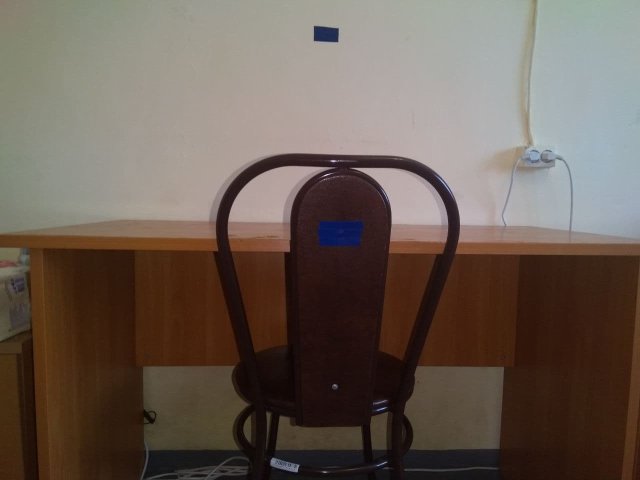
#> input picture data/1.jpg, 1280 x 960 px (shown at 1/2 size)
$ python src.py   (older library calls are emulated)
#> lines starting #> are read from the running program, lines starting #| are printed output that depends on the picture; after the words box and inside, x2 and y2 are one past the last pixel; in counts of white or black regions, pixels touching at a corner belong together; long printed decimals are rounded
import matplotlib.pyplot as plt
import numpy as np
from skimage.color import rgb2gray
import cv2
from scipy.ndimage.morphology import binary_fill_holes
from skimage.morphology import binary_opening, binary_closing, binary_erosion
from skimage import measure
from skimage.segmentation import watershed
from skimage.color import label2rgb
from skimage.feature import canny
from skimage.filters import sobel, threshold_local
from math import atan, pi, sqrt

# В первую очередь необходимо обнаружить на изображении метки. Воспльзуемся для этого фильтрацией по цвету,
# т.к. метки синего цвета.

img = cv2.imread('data/1.jpg')
#> img is the input picture: shape (960, 1280, 3); mean B, G, R 84.2, 93.7, 106.7

BLUE_MIN = np.array([108, 65, 65],np.uint8) # Значение границ синего в
BLUE_MAX = np.array([125, 255, 255],np.uint8) # цветовой гамме HSV

hsv_img = cv2.cvtColor(img,cv2.COLOR_BGR2HSV)
#> hsv_img: shape (960, 1280, 3); mean H, S, V 33.2, 93.9, 108.9

frame_threshed = cv2.inRange(hsv_img, BLUE_MIN, BLUE_MAX)
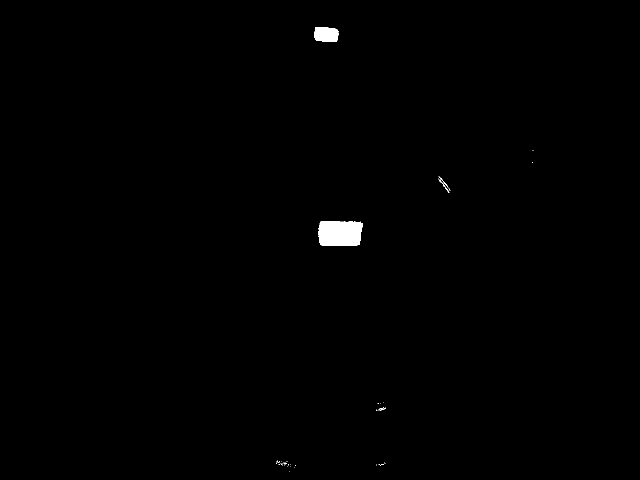
#> frame_threshed: shape (960, 1280) (shown at 1/2 size); 0.45% white; 43 white regions (39 under 20 px), largest, box (x1, y1, x2, y2) and area: (637, 443, 726, 492) 4008, (630, 54, 677, 84) 1226, (876, 357, 899, 385) 63, (877, 353, 901, 382) 55

mask = binary_opening(frame_threshed, selem=np.ones((18, 21))) # Удаляем шумы
#> mask: shape (960, 1280) bool; 0.41% white; 2 white regions, box (x1, y1, x2, y2) and area: (638, 443, 723, 491) 3933, (630, 56, 675, 82) 1125
plt.imshow(mask)

# Далее из меток получим информацию о том, как близко находится стул к столу и о том, какими координатами обладает
# метка, находящаяся на стуле.

NEAR_ATTITIDE = 3.5  # Отношение площадей меток в случае, когда стул рядом со столом
TAGS_NUMBER = 2


def find_rect_square(contour):  # Нахождение площади по контуру
    cont_x = [i for _, i in contour]
    cont_y = [j for j, _ in contour]

    weidth = max(cont_x) - min(cont_x)

    height = max(cont_y) - min(cont_y)

    return weidth * height


def find_midl_coords(contour):  # Нахождение координат и размеров метки по контуру
    cont_x = [i for _, i in contour]
    cont_y = [j for j, _ in contour]

    x = (max(cont_x), min(cont_x))
    y = (max(cont_y), min(cont_y))
    weidth = x[0] - x[1]
    height = y[0] - y[1]
    return (int((x[0] + x[1]) / 2), int((y[0] + y[1]) / 2), weidth, height)


contours = measure.find_contours(mask)
#> contours = 2 point arrays, longest 267 points
if len(contours) == TAGS_NUMBER:
    m_1 = find_rect_square(contours[0])
#> in find_rect_square, `cont_x = [i for _, i in contour]`: cont_x = 143 values, max 674.5 at index 98, min 629.5 at index 26, mean 651.8
#> in find_rect_square, `cont_y = [j for j, _ in contour]`: cont_y = 143 values, max 81.5 at index 0, min 55.5 at index 50, mean 68.53
#> in find_rect_square, `weidth = max(cont_x) - min(cont_x)`: weidth = 45
#> in find_rect_square, `height = max(cont_y) - min(cont_y)`: height = 26
#> m_1 = 1170
    m_2 = find_rect_square(contours[1])
#> m_2 = 4080
    attitude = ((m_2 / m_1) / NEAR_ATTITIDE) ** 0.5
#> attitude = 0.998

    point_x, point_y, weidth, height = find_midl_coords(contours[1])
#> in find_midl_coords, `cont_x = [i for _, i in contour]`: cont_x = 267 values, max 722.5 at index 213, min 637.5 at index 90, mean 679.9
#> in find_midl_coords, `cont_y = [j for j, _ in contour]`: cont_y = 267 values, max 490.5 at index 0, min 442.5 at index 128, mean 466.5
#> in find_midl_coords, `x = (max(cont_x), min(cont_x))`: x = (722.5, 637.5)
#> in find_midl_coords, `y = (max(cont_y), min(cont_y))`: y = (490.5, 442.5)
#> in find_midl_coords, `weidth = x[0] - x[1]`: weidth = 85
#> in find_midl_coords, `height = y[0] - y[1]`: height = 48
#> point_x = 680; point_y = 466; weidth = 85; height = 48

    print(attitude)
#| 0.9982
else:
    print("Метки не найдены")


# Если мы нашли метки, то двигаемся дальше. Следующим шагом найдем ширину и высоту стола. Для этого воспользуемся
# грубым фильтром по цвету и найдем высоту. А дальше воспользуемся фильтром canny и sobel, для нахождения границ
# объектов на изображении и оттуда найдем ширину стола.


fig, ax = plt.subplots(1, 3, figsize=(120, 60))

matchimg = rgb2gray(img)  # детекторы границ по умолчанию работают с одним каналом
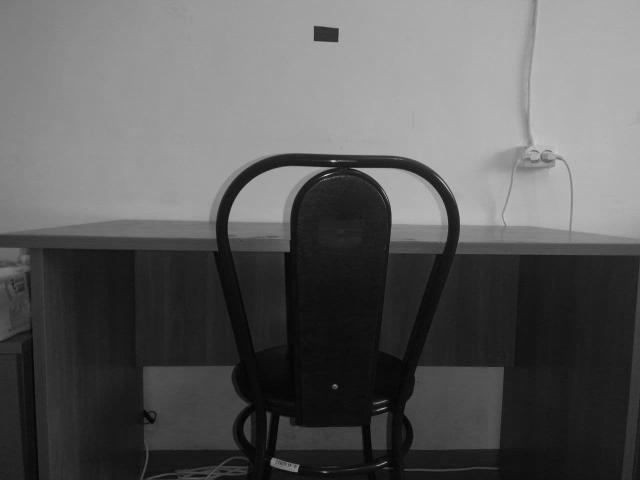
#> matchimg: shape (960, 1280) float64 (shown at 1/2 size); min 0.00198, max 0.98, mean 0.363

TABLE_MIN = np.array([0, 100, 0])  # HSV значения для грубого нахождения
TABLE_MAX = np.array([20, 220, 200])  # стола

hsv_img = cv2.cvtColor(img, cv2.COLOR_BGR2HSV)

frame_threshed = cv2.inRange(hsv_img, TABLE_MIN, TABLE_MAX)
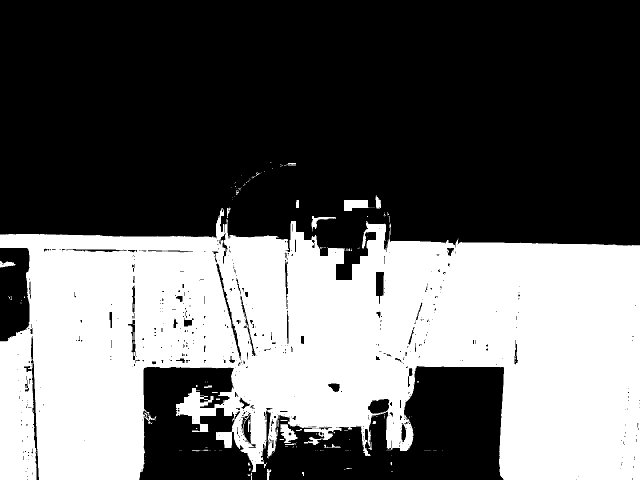
#> frame_threshed: shape (960, 1280) (shown at 1/2 size); 39.8% white; 170 white regions (147 under 20 px), largest, box (x1, y1, x2, y2) and area: (0, 416, 1280, 960) 485559, (688, 400, 738, 422) 866, (560, 848, 596, 886) 710
mask = binary_opening(frame_threshed, selem=np.ones((3, 3)))
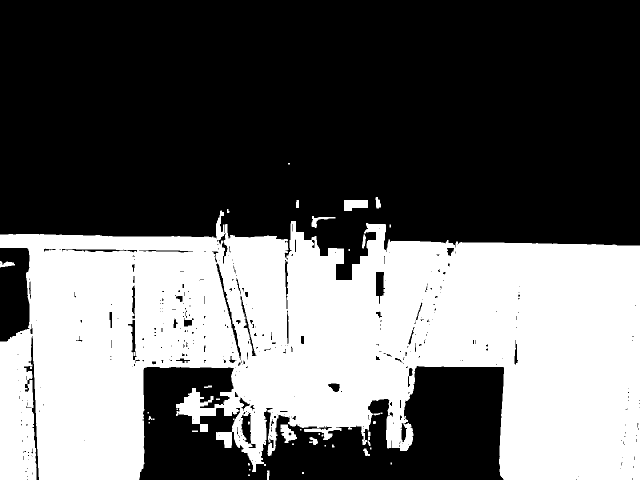
#> mask: shape (960, 1280) bool (shown at 1/2 size); 39.6% white; 44 white regions (21 under 20 px), largest, box (x1, y1, x2, y2) and area: (0, 421, 1280, 960) 482801, (688, 400, 736, 422) 864, (561, 849, 594, 886) 680
mask = binary_closing(mask, selem=np.ones((10, 10)))
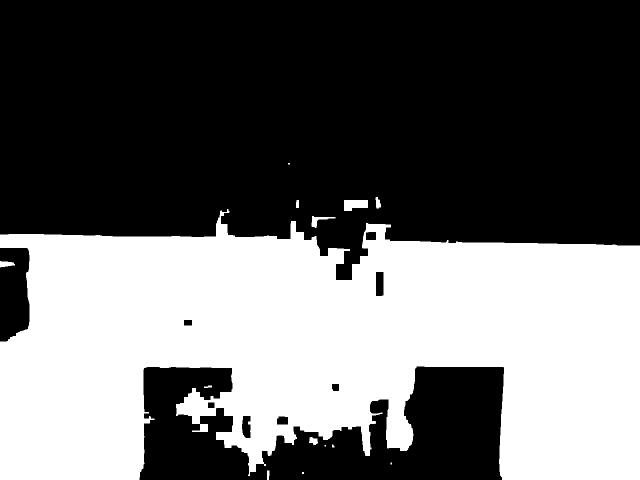
#> mask: shape (960, 1280) bool (shown at 1/2 size); 40.7% white; 14 white regions (4 under 20 px), largest, box (x1, y1, x2, y2) and area: (0, 418, 1280, 960) 498298, (688, 400, 736, 422) 864, (623, 432, 671, 456) 383

# Найдем высоту стола, как максимальную высоту на маске
table_height = 0
i_max = 0
for j in range(len(mask[0])):
    counter = 0
    for i in range(len(mask)):
        if mask[i][j]:
            counter += 1
        else:
            if table_height < counter:
                table_height = counter
                i_max = i
            counter = 0
#> after the loop, i_max = 955; table_height = 482

table_weight = 0

canny_edge_map = binary_closing(canny(matchimg, sigma=2.5), selem=np.ones((4, 4)))
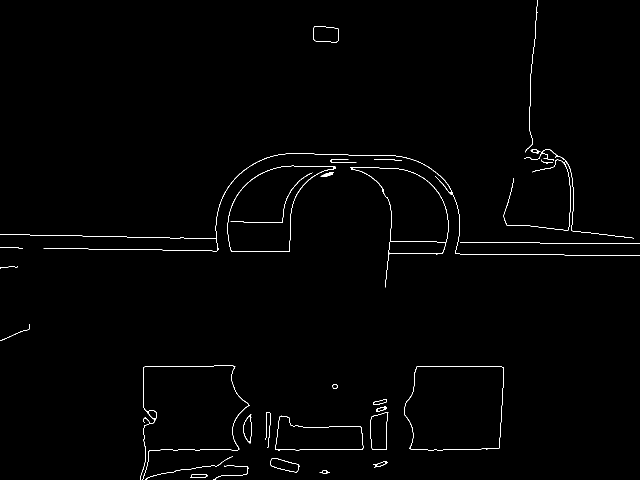
#> canny_edge_map: shape (960, 1280) bool (shown at 1/2 size); 0.8% white in thin lines or dots

# поставим маркеры фона и объекта
markers = np.zeros_like(matchimg)
markers[0:10, 0:10] = 1  # маркеры фона
markers[binary_erosion(canny_edge_map) > 0] = 2  # маркеры объекта - точки, находящиеся заведомо внутри

sobel_gradient = sobel(matchimg)
#> (the run stopped early here; a loop or call above may not have finished)

$ run again, with data/10.jpg copied over data/1.jpg
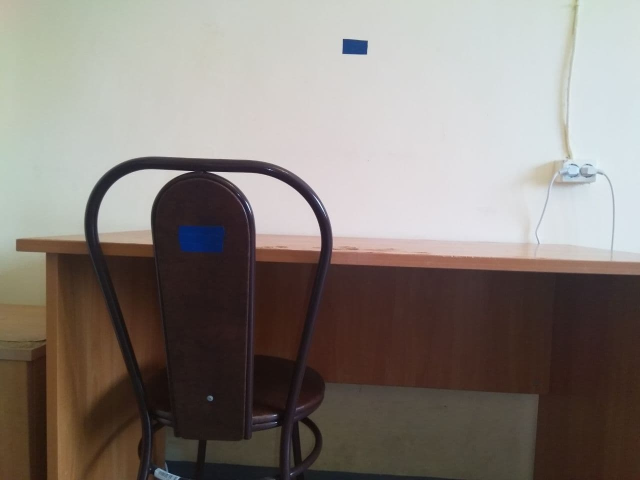
#> input picture data/10.jpg, 1280 x 960 px (shown at 1/2 size)
#> img is the input picture: shape (960, 1280, 3); mean B, G, R 121.7, 127.5, 135.2
#> hsv_img: shape (960, 1280, 3); mean H, S, V 52.1, 58.8, 138.1
#> contours = 1 point arrays, longest 283 points
#> `mask = binary_closing(mask, selem=np.ones((10, 10)))`:
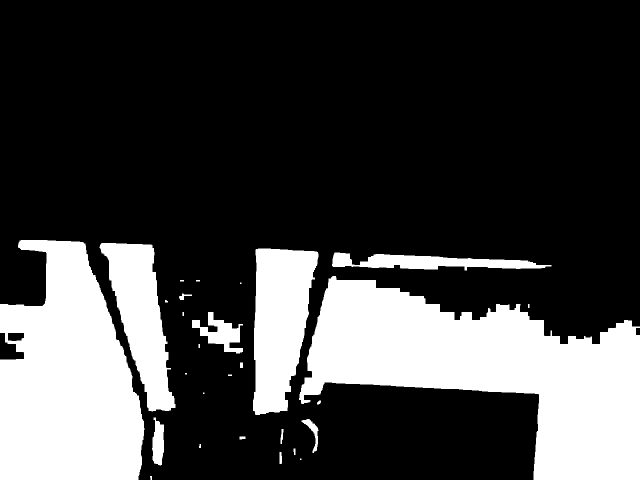
#> mask: shape (960, 1280) bool (shown at 1/2 size); 25.8% white; 28 white regions (4 under 20 px), largest, box (x1, y1, x2, y2) and area: (598, 552, 1280, 960) 141512, (0, 480, 289, 960) 103618, (506, 497, 637, 830) 31255
#> after the loop `for j in range(len(mask[0])):`: i_max = 822; table_height = 333
#> `canny_edge_map = binary_closing(canny(matchimg, sigma=2.5), selem=np.o..`:
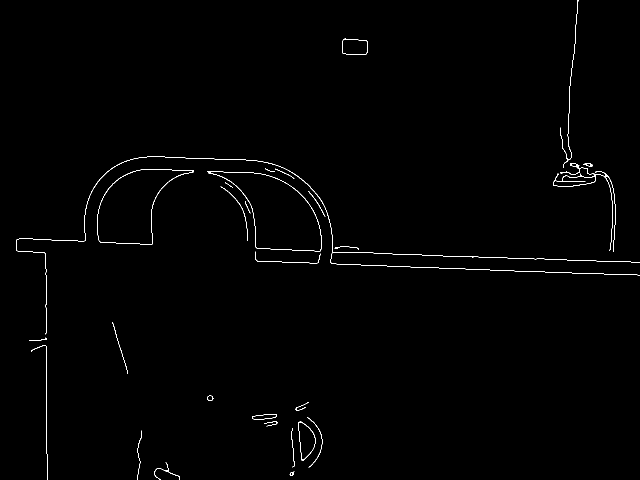
#> canny_edge_map: shape (960, 1280) bool (shown at 1/2 size); 0.6% white in thin lines or dots

$ run again, with data/11.jpg copied over data/1.jpg
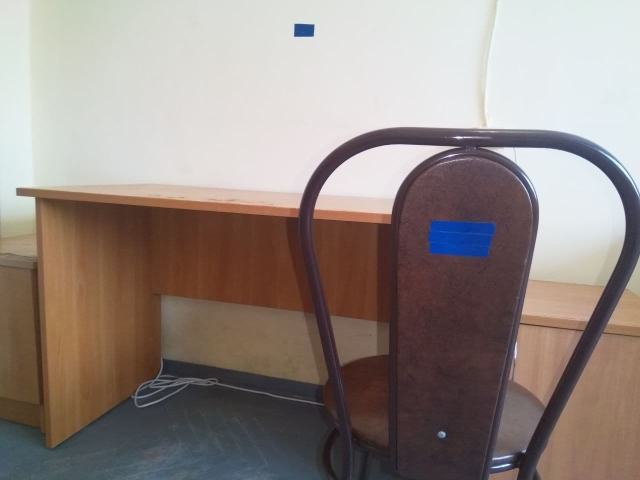
#> input picture data/11.jpg, 1280 x 960 px (shown at 1/2 size)
#> img is the input picture: shape (960, 1280, 3); mean B, G, R 131.2, 136.4, 148
#> hsv_img: shape (960, 1280, 3); mean H, S, V 67.8, 57.1, 152.3
#> contours = 2 point arrays, longest 423 points
#> in find_rect_square, `cont_x = [i for _, i in contour]`: cont_x = 197 values, max 1198.5 at index 176, min 1139.5 at index 77, mean 1169.3
#> in find_rect_square, `cont_y = [j for j, _ in contour]`: cont_y = 197 values, max 321.5 at index 0, min 282.5 at index 100, mean 302
#> in find_rect_square, `weidth = max(cont_x) - min(cont_x)`: weidth = 59
#> in find_rect_square, `height = max(cont_y) - min(cont_y)`: height = 39
#> m_1 = 2301
#> m_2 = 10260
#> attitude = 1.13
#> in find_midl_coords, `cont_x = [i for _, i in contour]`: cont_x = 423 values, max 990.5 at index 338, min 855.5 at index 152, mean 923
#> in find_midl_coords, `cont_y = [j for j, _ in contour]`: cont_y = 423 values, max 515.5 at index 0, min 439.5 at index 204, mean 476.2
#> x = (990.5, 855.5)
#> y = (515.5, 439.5)
#> in find_midl_coords, `weidth = x[0] - x[1]`: weidth = 135
#> in find_midl_coords, `height = y[0] - y[1]`: height = 76
#> `point_x, point_y, weidth, height = find_midl_coords(contours[1])`: point_x = 923; point_y = 477; weidth = 135; height = 76
#| 1.129
#> `mask = binary_closing(mask, selem=np.ones((10, 10)))`:
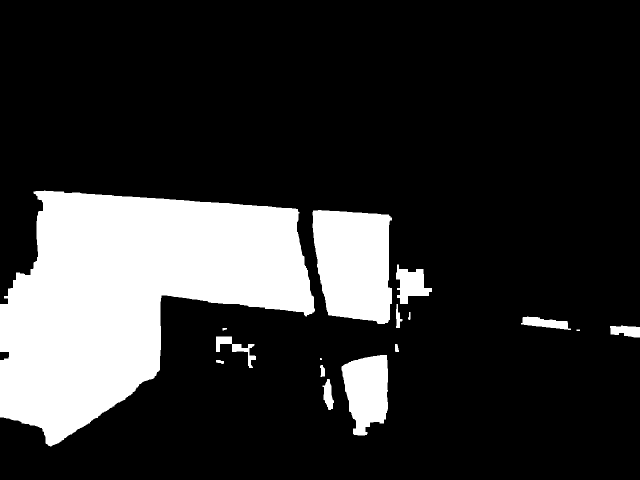
#> mask: shape (960, 1280) bool (shown at 1/2 size); 19.3% white; 16 white regions (1 under 20 px), largest, box (x1, y1, x2, y2) and area: (0, 381, 630, 893) 186541, (625, 420, 784, 648) 30408, (683, 710, 776, 871) 11129
#> after the loop `for j in range(len(mask[0])):`: i_max = 893; table_height = 511
#> canny_edge_map: shape (960, 1280) bool; 0.95% white in thin lines or dots
#> `sobel_gradient = sobel(matchimg)`:
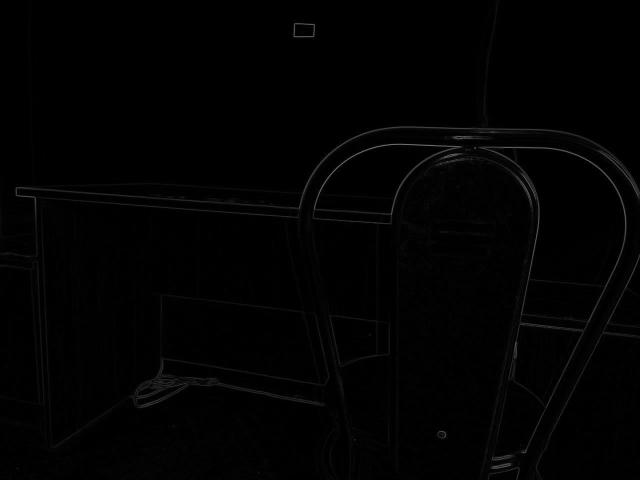
#> sobel_gradient: shape (960, 1280) float64 (shown at 1/2 size); min 0, max 0.518, mean 0.00865

$ run again, with data/12.jpg copied over data/1.jpg
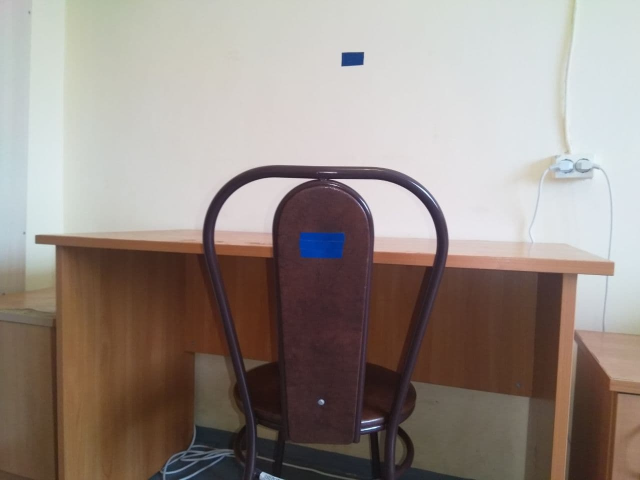
#> input picture data/12.jpg, 1280 x 960 px (shown at 1/2 size)
#> img is the input picture: shape (960, 1280, 3); mean B, G, R 134, 140.6, 151.3
#> hsv_img: shape (960, 1280, 3); mean H, S, V 57.7, 58.7, 154.5
#> contours = 2 point arrays, longest 293 points
#> in find_rect_square, `cont_x = [i for _, i in contour]`: cont_x = 141 values, max 726.5 at index 95, min 683.5 at index 27, mean 704.9
#> in find_rect_square, `cont_y = [j for j, _ in contour]`: cont_y = 141 values, max 131.5 at index 0, min 104.5 at index 55, mean 117.9
#> in find_rect_square, `weidth = max(cont_x) - min(cont_x)`: weidth = 43
#> in find_rect_square, `height = max(cont_y) - min(cont_y)`: height = 27
#> m_1 = 1161
#> m_2 = 4968
#> attitude = 1.11
#> in find_midl_coords, `cont_x = [i for _, i in contour]`: cont_x = 293 values, max 689.5 at index 224, min 597.5 at index 95, mean 643.6
#> in find_midl_coords, `cont_y = [j for j, _ in contour]`: cont_y = 293 values, max 517.5 at index 0, min 463.5 at index 132, mean 489.9
#> x = (689.5, 597.5)
#> y = (517.5, 463.5)
#> in find_midl_coords, `weidth = x[0] - x[1]`: weidth = 92
#> in find_midl_coords, `height = y[0] - y[1]`: height = 54
#> `point_x, point_y, weidth, height = find_midl_coords(contours[1])`: point_x = 643; point_y = 490; weidth = 92; height = 54
#| 1.106
#> `mask = binary_closing(mask, selem=np.ones((10, 10)))`:
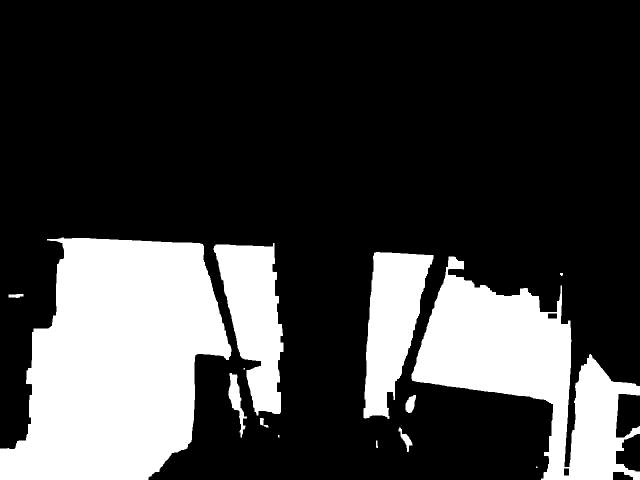
#> mask: shape (960, 1280) bool (shown at 1/2 size); 24.7% white; 14 white regions (3 under 20 px), largest, box (x1, y1, x2, y2) and area: (0, 475, 463, 960) 158142, (823, 513, 1280, 960) 86170, (427, 486, 567, 831) 28846
#> after the loop `for j in range(len(mask[0])):`: i_max = 955; table_height = 473
#> `canny_edge_map = binary_closing(canny(matchimg, sigma=2.5), selem=np.o..`:
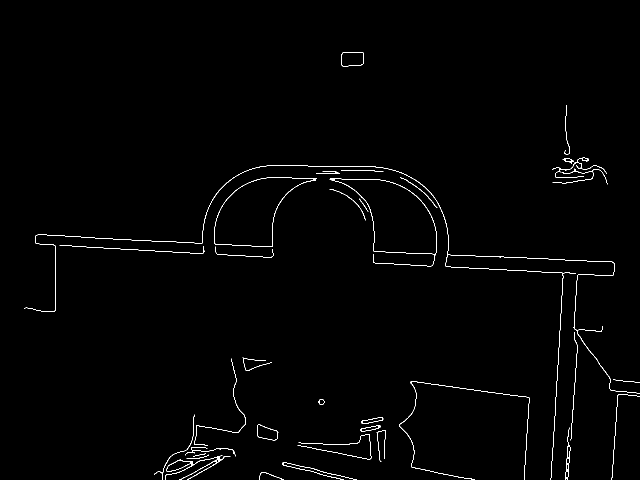
#> canny_edge_map: shape (960, 1280) bool (shown at 1/2 size); 0.86% white in thin lines or dots, all inside (x1, y1, x2, y2) = (48, 104, 1280, 960)
